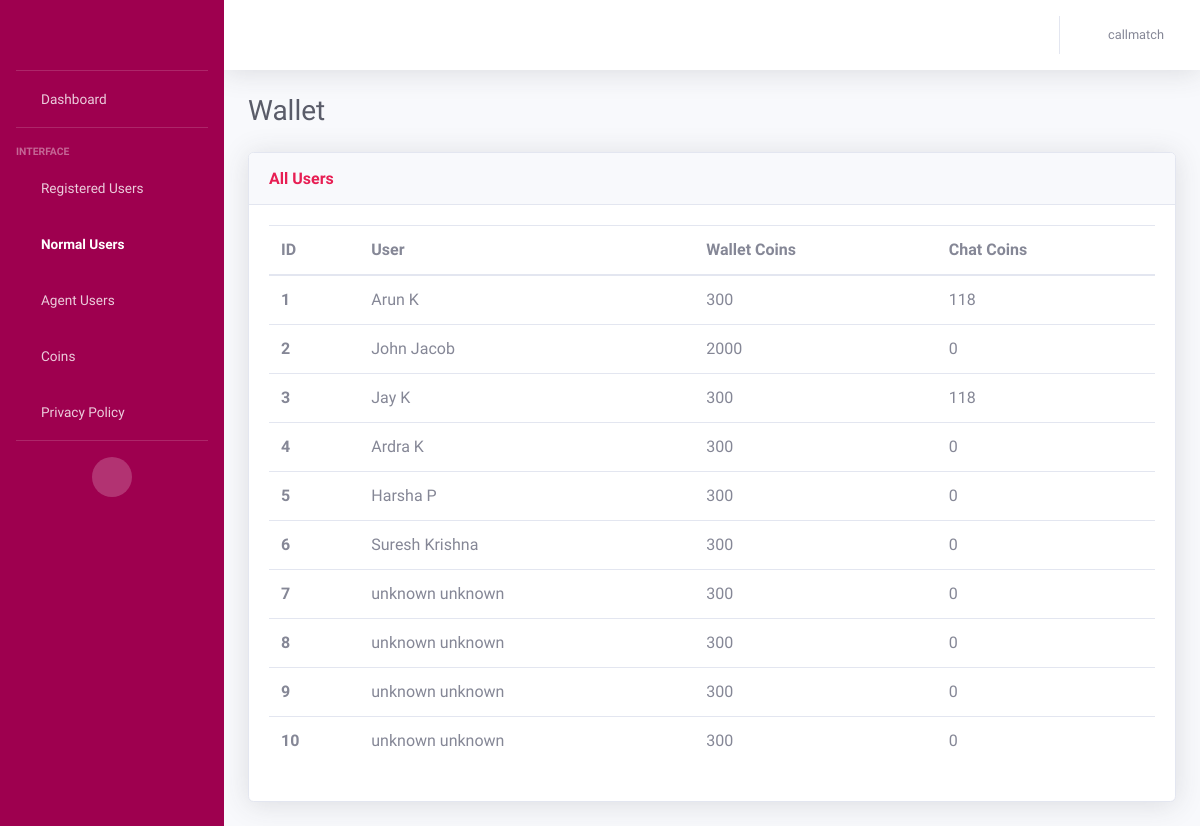
/wallet_normal_user (signed in), run on an earlier commit of the app's database.
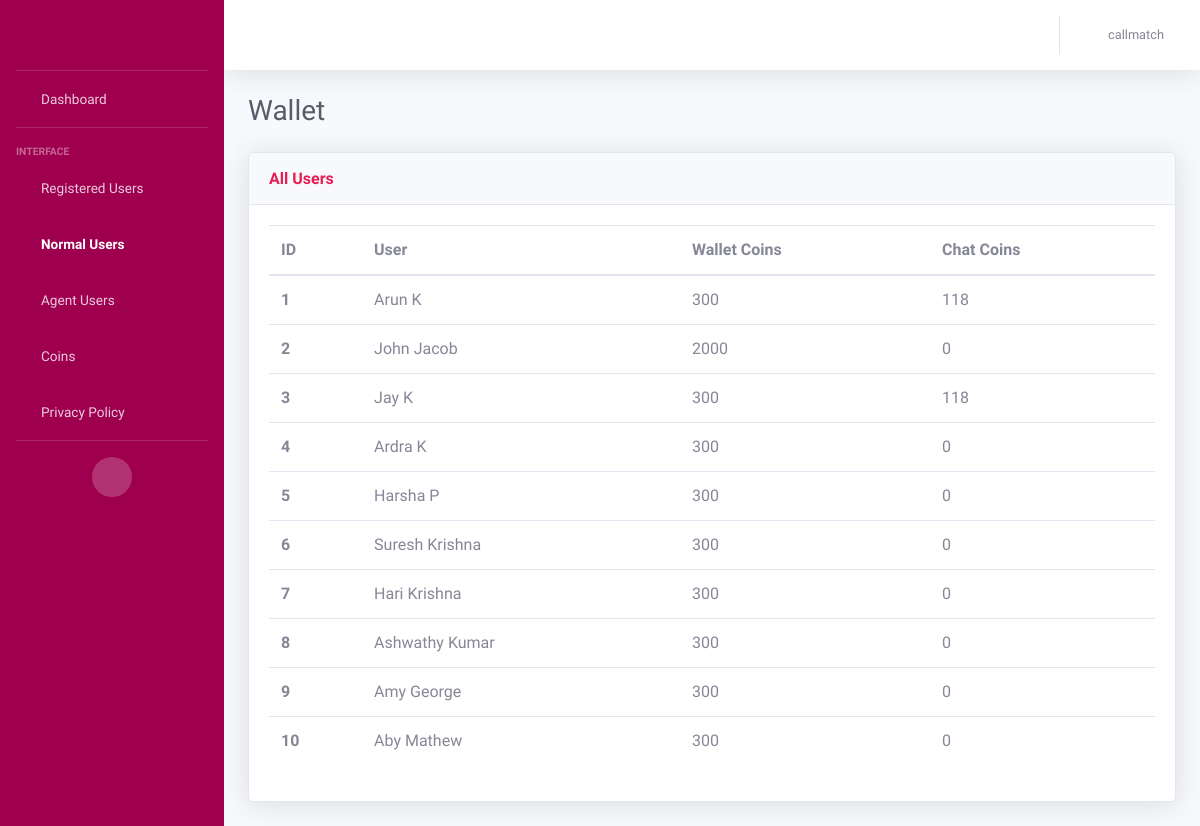
And on a later commit of the database.
### AdminApp/models.py (models this page shows, shortened)
class WalletModel(models.Model):
    wallet_id = models.AutoField(primary_key=True)
    user = models.ForeignKey(CustomerModel, on_delete=models.CASCADE)
    wallet_coins = models.IntegerField(default=300, null=True)
    messages_remaining = models.IntegerField(default=0)  # For normal users
    call_amount = models.FloatField(default=0.0)
    chat_amount = models.FloatField(default=0.0)
    total_messages_received = models.IntegerField(default=0)
    total_minutes = models.IntegerField(default=0)
    total_amount = models.FloatField(default=0.0)

class CustomerModel(models.Model):
    NORMAL_USER = 'Normal User'
    AGENT_USER = 'Agent User'
    USER_STATUS_CHOICES = [
        (NORMAL_USER, 'Normal User'),
        (AGENT_USER, 'Agent User'),
    ]
    BOTH = 'Both'
    MALAYALAM = 'Malayalam'
    TAMIL = 'Tamil'
    LANGUAGE_CHOICES = [
        (BOTH, 'Both'),
        (MALAYALAM, 'Malayalam'),
        (TAMIL, 'Tamil'),
    ]
    MALE = 'Male'
    FEMALE = 'Female'
    GENDER_CHOICES = [
        (MALE, 'Male'),
        (FEMALE, 'Female')
    ]
    customer_id = models.AutoField(primary_key=True)
    customer_first_name = models.CharField(max_length=100, default="unknown")
    customer_last_name = models.CharField(max_length=100, default="unknown")
    customer_email = models.EmailField(default="unknown")
    customer_contact = models.CharField(max_length=50)
    gender = models.CharField(
        max_length=20,
        choices=GENDER_CHOICES,
        null=True
    )
    status = models.CharField(
        max_length=20,
        choices=USER_STATUS_CHOICES,
        default=NORMAL_USER,
    )
    is_online = models.BooleanField(default=False)
    languages = models.CharField(
        max_length=20,
        choices=LANGUAGE_CHOICES,
        default=BOTH,
    )
    is_existing = models.BooleanField(default=False)
    adhaar_no = models.CharField(max_length=50, default="unknown")
    rating = models.IntegerField()
    terms_conditions = models.BooleanField(default=False)
    customer_password = models.CharField(max_length=100)
    @property
    def rating(self):
        from .models import RatingModel
        rating = RatingModel.objects.filter(agent=self).aggregate(Avg('ratings')).get('ratings__avg')
        return rating if rating is not None else 0

### AdminApp/views.py (the view)
# urls.py: path('wallet_normal_user', views.wallet_normaluser, name='wallet_normal_users'),
def wallet_normaluser(request):
    username = request.session.get('user', None)
    if username is None:
        return redirect('/login')
    wallets = WalletModel.objects.filter(user__status='Normal User')
    return render(request, 'normaluser_wallet.html', {'wallets': wallets, 'username': username})

### templates/normaluser_wallet.html (shortened to what the changed rows need)
<!DOCTYPE html>
<html lang="en">
<head>
    {% load static %}
    <link href="{% static 'vendor/fontawesome-free/css/all.min.css' %}" rel="stylesheet" type="text/css">
    <link href="{% static 'css/sb-admin-2.min.css' %}" rel="stylesheet">
</head>
<body id="page-top">
    <div id="wrapper">
        <div id="content-wrapper" class="d-flex flex-column">
            <div id="content">
                <div class="container-fluid">
                    <div class="d-sm-flex align-items-center justify-content-between mb-4">
                        <h1 class="h3 mb-0 text-gray-800">Wallet</h1>
                    </div>
                    <div class="row">
                        <div class="col">
                            <div class="card shadow mb-4">
                                <div class="card-body">
                                    <div>
                                        <table class="table all-users">
                                          <thead>
                                            <tr>
                                              <th scope="col">ID</th>
                                              <th scope="col">User</th>
                                              <th scope="col">Wallet Coins</th>
                                              <th scope="col">Chat Coins</th>
                                            </tr>
                                          </thead>
                                          <tbody>
                                          {% for wallet in wallets %}
                                            <tr>
                                              <th scope="row">{{ forloop.counter }}</th>
                                              <td>{{wallet.user.customer_first_name}} {{wallet.user.customer_last_name}}</td>
                                              <td>{{wallet.wallet_coins}}</td>
                                              <td>{{wallet.messages_remaining}}</td>
                                            </tr>
                                          {% endfor %}
                                          </tbody>
                                        </table>
                                    </div>
                                </div>
                            </div>
                        </div>
                    </div>
                </div>
            </div>
        </div>
    </div>
</body>
</html>

What changed in the data, as far as the page shows it:
changed through a linked row, WalletModel: user.customer_first_name "unknown" → "Hari"; user.customer_last_name "unknown" → "Krishna"
changed through a linked row, WalletModel: user.customer_first_name "unknown" → "Ashwathy"; user.customer_last_name "unknown" → "Kumar"
changed through a linked row, WalletModel: user.customer_first_name "unknown" → "Amy"; user.customer_last_name "unknown" → "George"
changed through a linked row, WalletModel: user.customer_first_name "unknown" → "Aby"; user.customer_last_name "unknown" → "Mathew"
